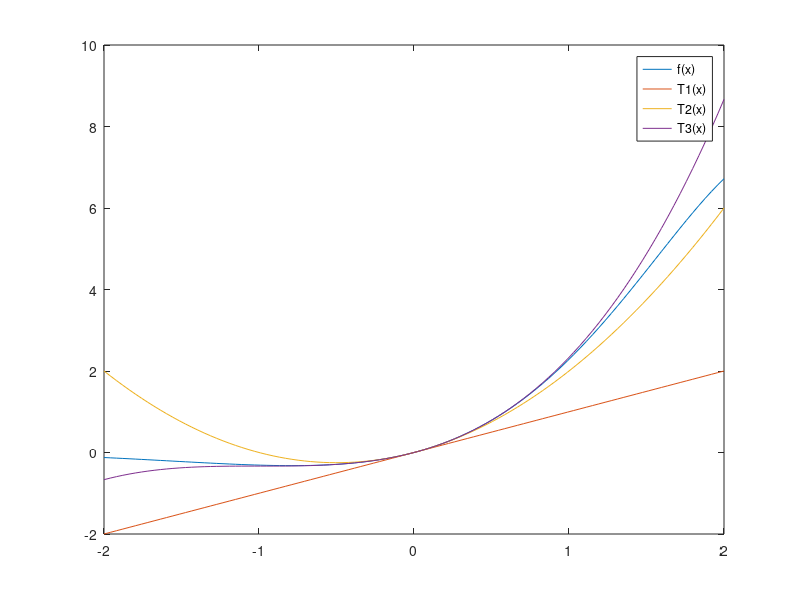

MATLAB code to generate this figure:
function Q1_plotter()
    x = linspace(-2,2,100); %array of 100 points between -2 and 2
    y = exp(x).*sin(x); %f(x)
    y1 = x; %T1(x)
    y2 = x + x.^2; %T2(x)
    y3 = x + x.^2 + (x.^3)/3; %T3(x)
    
    figure(1);
    plot(x,y,x,y1,x,y2,x,y3);
    legend('f(x)','T1(x)','T2(x)','T3(x)');
end

function Q1_plotter2()
    x = linspace(-2,2,100);
    
    R1 = 1.551.*(x.^2);
    R2 = 0.3333.*(x.^3);
    R3 = 0.0537.*(x.^4);
    R4 = -R3;
    
    figure(1);
    plot(x,R1,x,R2,x,R3);
    legend('R1(x)','R2(x)','R3(x)');
    
    figure(2);
    plot(x,R3,x,R4);
    legend('R3(x)','R4(x)');
    
end

function y = threenplus1(length)
    n = 0; %counter starting at zero
    for jj = 1:length
        n = 5*(2^length);
        y = n;
        while n > 1
        if mod(n,2)==0
            n = n/2;
        else
            n = 3*n+1;
        end
        y = [y n];
    end
end
end

function threenplus1_plotter()

    x1 = threenplus1(2);
    x2 = threenplus1(3);
    x3 = threenplus1(6);
    x4 = threenplus1(7);

    figure(1);
    subplot(2,2,1);
    plot(x1, 'blue', 'LineWidth', 2);
    title('Length of 2');
    xlabel('Index (n)');
    ylabel('Magnitude: 3n+1');
    
    subplot(2,2,2);
    plot(x2, 'blue', 'LineWidth', 2);
    title('Length of 3');
    xlabel('Index (n)');
    ylabel('Magnitude: 3n+1');
    
    subplot(2,2,3);
    plot(x3, 'blue', 'LineWidth', 2);
    title('Length of 6');
    xlabel('Index (n)');
    ylabel('Magnitude: 3n+1');
    
    subplot(2,2,4);
    plot(x4, 'blue', 'LineWidth', 2);
    title('Length of 7');
    xlabel('Index (n)');
    ylabel('Magnitude: 3n+1');
end

function Q3_threenplus1(length)

y = 1; %first value is 1
for jj = 2:length %starts at 2 because we already set first value 'y' to 1
    n = 1; %counter 
    while (jj ~= 1) %loop until 3n + 1 sequence reaches 1
        if mod(jj,2)==0
            jj = jj/2;
        else
            jj = 3*jj+1;
        end
        n = n + 1; %increment counter
    end
    y = [y n]; %concatenate 'y' and 'counter'

end

figure(1);
plot(y, 'blue', 'LineWidth', 1);
title('Values of 3n+1 through 1000 Iterations');
end

function trinum = trinums(m)
    n = 1; %so start at index 1
    
    while(n^2 + n - 2*m <= 0) %condition given by problem
        n = n + 1;
    end
    
    v = 1:n;
    trinum = v.*(v+1)/2;
end

function Q5(n)
    A = 1;
    for jj = 2:n
        A(jj,jj) = 0; %create new row and col based on 'jj'
        A(:,jj) = jj; %set that row to all 'jj'
        A(jj,:) = jj; %set col to all 'jj'
    end
    A = A.^2 %vectorized multiply for getting jj^2
    %A(:,1:2:n)
    %A
end

function S = spiral(n,c)
%SPIRAL SPIRAL(n) is an n-by-n matrix with elements
%1:n^2 arranged in a rectangular spiral pattern.
    S = [];
    for m = 1:n
        S = rot90(S,2);
        S(m,m) = 0;
        p = m^2 - m + c;
        v = (m-1:-1:0);
        S(:,m) = p-v';
        S(m,:) = p+v;
    end
    if mod(n,2)==1
        S = rot90(S,2);
    end
    %r1 = S(n+1,1:n-2)
    %r2 = S(n-1,n+2:end)
end




